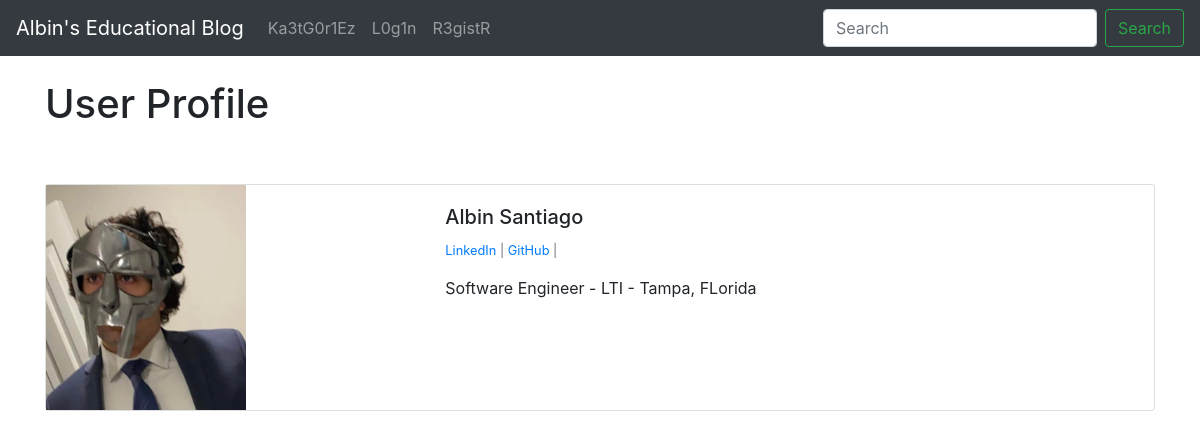
/members/1/profile/, run on the app's committed database.
### theblog/models.py (models this page shows, shortened)
class Profile(models.Model):
    user = models.OneToOneField(User, null=True, on_delete=models.CASCADE)
    bio = models.TextField()
    profile_pic = models.ImageField(null=True, blank=True, upload_to="images/profile/")
    linkedin_url = models.CharField(max_length=250, null=True, blank=True)
    github_url = models.CharField(max_length=250, null=True, blank=True)
    twitter_url = models.CharField(max_length=250, null=True, blank=True)

### members/views.py (the view)
# urls.py: path('<int:pk>/profile/', ShowProfilePageView.as_view(), name='show_profile_page'),
class ShowProfilePageView(DetailView):
    model = Profile
    template_name = 'registration/user_profile.html'
    def get_context_data(self, *args, **kwargs):
        context = super(ShowProfilePageView, self).get_context_data(*args, **kwargs)
        page_user = get_object_or_404(Profile, id=self.kwargs['pk'])
        context["page_user"] = page_user
        return context

### members/templates/registration/user_profile.html (shortened to what this page needs)
{% extends 'base.html' %}
{% load static %}
{% block content %}
<h1>User Profile</h1>
<div class="card mb-3">
    <div class="row g-0">
       <div class="col-md-4">
{% if page_user.profile_pic %}
        <img src="{{ page_user.profile_pic.url }}" class="img-fluid rounded-start" width="200X200">
{% else %}
        <img src="{ static theblog\images\default.png }" class="card-img" width="200X200">
{% endif %}
      </div>
      <div class="col-md-8">
        <div class="card-body">
          <h5 class="card-title">
            {{ page_user.user.first_name }}
            {{ page_user.user.last_name }}</h5>
            <p class="small text-muted">
                {% if page_user.linkedin_url %}
                    <a href="{{ page_user.linkedin_url }}">LinkedIn</a> |
                {% endif %}
                {% if page_user.github_url %}
                    <a href="{{ page_user.github_url }}">GitHub</a> |
                {% endif %}
            </p>
          <p class="card-text">
            {{ page_user.bio }}
          </p>
        </div>
      </div>
    </div>
  </div>
{% endblock %}

### data on the page
Profile: profile_pic (picture), user.first_name "Albin", user.last_name "Santiago", bio "Software Engineer - LTI - Tampa, FLorida"
